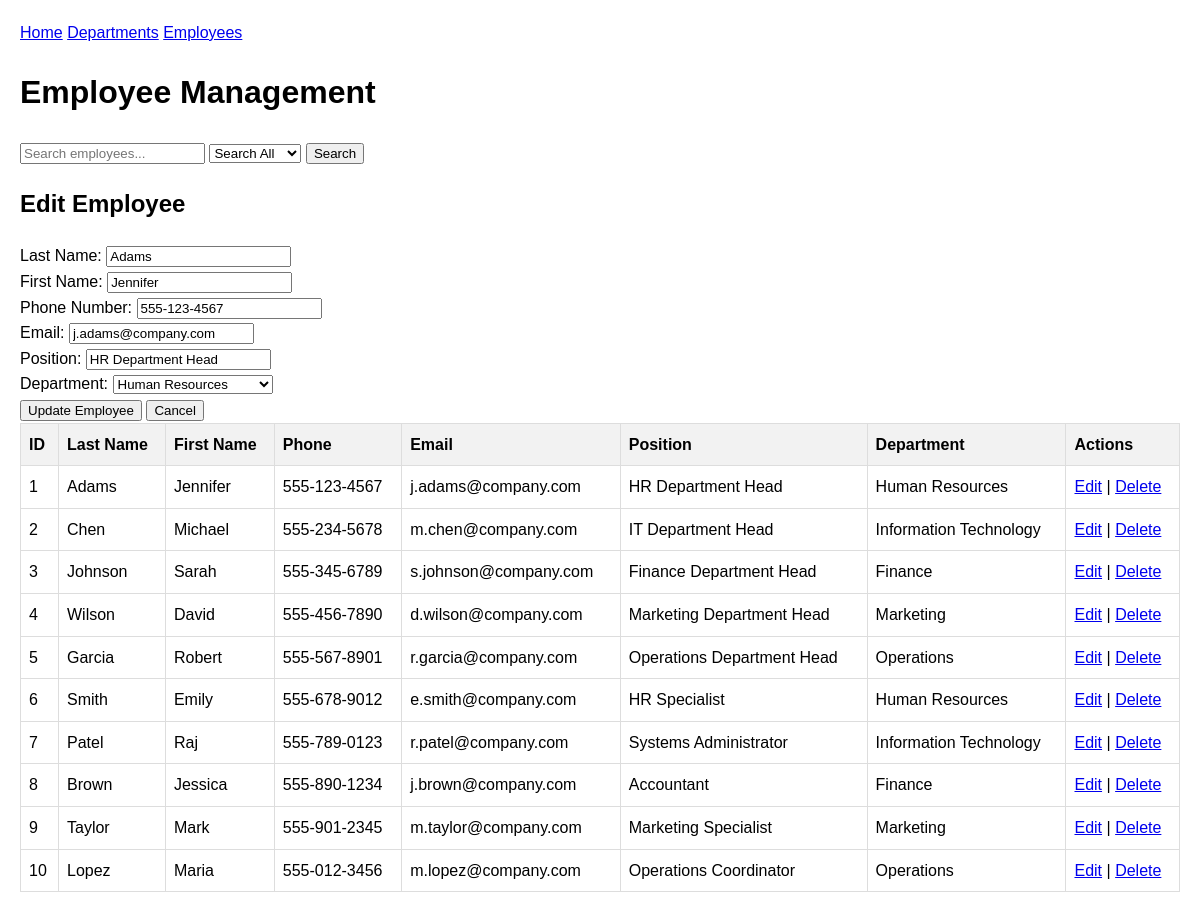
The page /PHP/employees.php?edit_emp_id=1 (signed in) on the database its author committed.
### tables this page shows
CREATE TABLE employees (
    emp_id INT AUTO_INCREMENT PRIMARY KEY,
    name VARCHAR(100) NOT NULL,
    first_name VARCHAR(100) NOT NULL,
    phone_number VARCHAR(20) NOT NULL UNIQUE,
    email VARCHAR(100),
    position VARCHAR(100),
    dept_id INT NULL,   
    dept_name VARCHAR(100) NULL,   
    FOREIGN KEY (dept_id) REFERENCES departments(dept_id) ON DELETE SET NULL
);

CREATE TABLE departments (
    dept_id INT AUTO_INCREMENT PRIMARY KEY,
    dept_name VARCHAR(100) NOT NULL UNIQUE,
    
    nb_emp INT DEFAULT 0
    
);

### PHP/employees.php (the view, shortened to what this page needs)
<?php
try {
    $pdo = new PDO('mysql:host=localhost;dbname=company_db;charset=utf8mb4', 'root', '', [
        PDO::ATTR_ERRMODE => PDO::ERRMODE_EXCEPTION,
        PDO::ATTR_DEFAULT_FETCH_MODE => PDO::FETCH_ASSOC
    ]);
} catch (PDOException $e) {
    die("Database connection failed: " . $e->getMessage());
}
$user_role = $_SESSION['role'] ?? null;
$user_dept_id = $_SESSION['dept_id'] ?? null;
$edit_emp_id = isset($_GET['edit_emp_id']) ? (int)$_GET['edit_emp_id'] : null;
$employee_to_edit = null;
$search_query = $_GET['search'] ?? '';
$filter_by = $_GET['filter'] ?? 'none';
try {
    if ($user_role === 'admin') {
        $stmt = $pdo->query("SELECT dept_id, dept_name FROM departments");
    } else {
        $stmt = $pdo->prepare("SELECT dept_id, dept_name FROM departments WHERE dept_id = ?");
        $stmt->execute([$user_dept_id]);
    }
    $departments = $stmt->fetchAll();
} catch (PDOException $e) {
    $error_message = "Error fetching departments: " . $e->getMessage();
    $departments = [];
}
if ($edit_emp_id) {
    try {
        if ($user_role === 'dept_head') {
            $stmt = $pdo->prepare("SELECT * FROM employees WHERE emp_id = ? AND dept_id = ?");
            $stmt->execute([$edit_emp_id, $user_dept_id]);
        } else {
            $stmt = $pdo->prepare("SELECT * FROM employees WHERE emp_id = ?");
            $stmt->execute([$edit_emp_id]);
        }
        $employee_to_edit = $stmt->fetch();
    } catch (PDOException $e) {
        $error_message = "Error loading employee data: " . $e->getMessage();
        $edit_emp_id = null;
    }
}
try {
    $query = "
        SELECT e.*, d.dept_name
        FROM employees e
        LEFT JOIN departments d ON e.dept_id = d.dept_id
    ";
    $params = [];
    $stmt = $pdo->prepare($query);
    $stmt->execute($params);
    $employees = $stmt->fetchAll();
} catch (PDOException $e) {
    $error_message = "Error fetching employees: " . $e->getMessage();
    $employees = [];
}
?>
<!DOCTYPE html>
<html lang="en">
<head>
</head>
<body>
    <div class="navigation">
        <a href="index.php">Home</a>
        <?php if ($user_role === 'admin' ): ?>
        <a href="departments.php">Departments</a>
        <?php endif; ?>
        <a href="employees.php">Employees</a>
    </div>
    <h1>Employee Management</h1>
    <form method="GET" action="employees.php" class="search-container">
        <input type="text" name="search" placeholder="Search employees..." value="<?= htmlspecialchars($search_query) ?>">
        <select name="filter">
            <option value="none" <?= $filter_by === 'none' ? 'selected' : '' ?>>Search All</option>
        </select>
        <button type="submit">Search</button>
    </form>
    <?php if ($edit_emp_id && $employee_to_edit): ?>
        <div class="form-container">
            <h2>Edit Employee</h2>
            <form method="POST" action="employees.php">
                <div class="form-group">
                    <label for="edit_name">Last Name:</label>
                    <input type="text" id="edit_name" name="edit_name" value="<?= htmlspecialchars($employee_to_edit['name']) ?>" required>
                </div>
                <div class="form-group">
                    <label for="edit_first_name">First Name:</label>
                    <input type="text" id="edit_first_name" name="edit_first_name" value="<?= htmlspecialchars($employee_to_edit['first_name']) ?>" required>
                </div>
                <div class="form-group">
                    <label for="edit_phone_number">Phone Number:</label>
                    <input type="text" id="edit_phone_number" name="edit_phone_number" value="<?= htmlspecialchars($employee_to_edit['phone_number']) ?>" required>
                </div>
                <div class="form-group">
                    <label for="edit_email">Email:</label>
                    <input type="email" id="edit_email" name="edit_email" value="<?= htmlspecialchars($employee_to_edit['email'] ?? '') ?>">
                </div>
                <div class="form-group">
                    <label for="edit_position">Position:</label>
                    <input type="text" id="edit_position" name="edit_position" value="<?= htmlspecialchars($employee_to_edit['position'] ?? '') ?>">
                </div>
                <?php if ($user_role === 'admin'): ?>
                    <div class="form-group">
                        <label for="edit_dept_id">Department:</label>
                        <select id="edit_dept_id" name="edit_dept_id">
                            <?php foreach ($departments as $dept): ?>
                                <option value="<?= htmlspecialchars($dept['dept_id']) ?>"
                                    <?= ($dept['dept_id'] == $employee_to_edit['dept_id']) ? 'selected' : '' ?>>
                                    <?= htmlspecialchars($dept['dept_name']) ?>
                                </option>
                            <?php endforeach; ?>
                        </select>
                    </div>
                <?php endif; ?>
                <input type="submit" name="update_employee" value="Update Employee">
                <a href="employees.php<?= !empty($search_query) ? '?search=' . urlencode($search_query) . '&filter=' . urlencode($filter_by) : '' ?>">
                    <button type="button" class="cancel">Cancel</button>
                </a>
            </form>
        </div>
    <?php endif; ?>
    <table>
        <thead>
            <tr>
                <th>ID</th>
                <th>Last Name</th>
                <th>First Name</th>
                <th>Phone</th>
                <th>Email</th>
                <th>Position</th>
                <th>Department</th>
                <th>Actions</th>
            </tr>
        </thead>
        <tbody>
            <?php if (empty($employees)): ?>
                <tr>
                    <td colspan="8">No employees found<?= !empty($search_query) ? ' matching your search' : '' ?>.</td>
                </tr>
            <?php else: ?>
                <?php foreach ($employees as $employee): ?>
                    <tr>
                        <td><?= htmlspecialchars($employee['emp_id']) ?></td>
                        <td><?= htmlspecialchars($employee['name']) ?></td>
                        <td><?= htmlspecialchars($employee['first_name']) ?></td>
                        <td><?= htmlspecialchars($employee['phone_number']) ?></td>
                        <td><?= htmlspecialchars($employee['email'] ?? '') ?></td>
                        <td><?= htmlspecialchars($employee['position'] ?? '') ?></td>
                        <td><?= htmlspecialchars($employee['dept_name'] ?? '') ?></td>
                        <td>
                            <?php if ($user_role === 'admin' || ($user_role === 'dept_head' && $employee['dept_id'] == $user_dept_id)): ?>
                                <a href="employees.php?edit_emp_id=<?= $employee['emp_id'] ?><?= !empty($search_query) ? '&search=' . urlencode($search_query) . '&filter=' . urlencode($filter_by) : '' ?>">Edit</a> |
                                <a href="employees.php?delete_employee=<?= $employee['emp_id'] ?><?= !empty($search_query) ? '&search=' . urlencode($search_query) . '&filter=' . urlencode($filter_by) : '' ?>"
                                   onclick="return confirm('Are you sure you want to delete <?= htmlspecialchars(addslashes($employee['name'])) ?>?')">
                                    Delete
                                </a>
                            <?php else: ?>
                                No access
                            <?php endif; ?>
                        </td>
                    </tr>
                <?php endforeach; ?>
            <?php endif; ?>
        </tbody>
    </table>
</body>
</html>

### PHP/employees.php (style rules this page uses)
body { font-family: Arial, sans-serif; margin: 20px; line-height: 1.6; }
table { width: 100%; border-collapse: collapse; margin-bottom: 20px; }
th, td { border: 1px solid #ddd; padding: 8px; text-align: left; }
th { background-color: #f2f2f2; }

### rows shown on the page
employees: edit_name "Adams", edit_first_name "Jennifer", edit_phone_number "555-123-4567", edit_email "j.adams@company.com", edit_position "HR Department Head", edit_dept_id "Human Resources", emp_id "1", name "Adams", first_name "Jennifer", phone_number "555-123-4567", email "j.adams@company.com", position "HR Department Head", dept_name "Human Resources"
employees: emp_id "2", name "Chen", first_name "Michael", phone_number "555-234-5678", email "m.chen@company.com", position "IT Department Head", dept.dept_name "Information Technology"
employees: emp_id "3", name "Johnson", first_name "Sarah", phone_number "555-345-6789", email "s.johnson@company.com", position "Finance Department Head", dept.dept_name "Finance"
employees: emp_id "4", name "Wilson", first_name "David", phone_number "555-456-7890", email "d.wilson@company.com", position "Marketing Department Head", dept.dept_name "Marketing"
employees: emp_id "5", name "Garcia", first_name "Robert", phone_number "555-567-8901", email "r.garcia@company.com", position "Operations Department Head", dept.dept_name "Operations"
employees: emp_id "6", name "Smith", first_name "Emily", phone_number "555-678-9012", email "e.smith@company.com", position "HR Specialist", dept.dept_name "Human Resources"
employees: emp_id "7", name "Patel", first_name "Raj", phone_number "555-789-0123", email "r.patel@company.com", position "Systems Administrator", dept.dept_name "Information Technology"
employees: emp_id "8", name "Brown", first_name "Jessica", phone_number "555-890-1234", email "j.brown@company.com", position "Accountant", dept.dept_name "Finance"
employees: emp_id "9", name "Taylor", first_name "Mark", phone_number "555-901-2345", email "m.taylor@company.com", position "Marketing Specialist", dept.dept_name "Marketing"
employees: emp_id "10", name "Lopez", first_name "Maria", phone_number "555-012-3456", email "m.lopez@company.com", position "Operations Coordinator", dept.dept_name "Operations"
